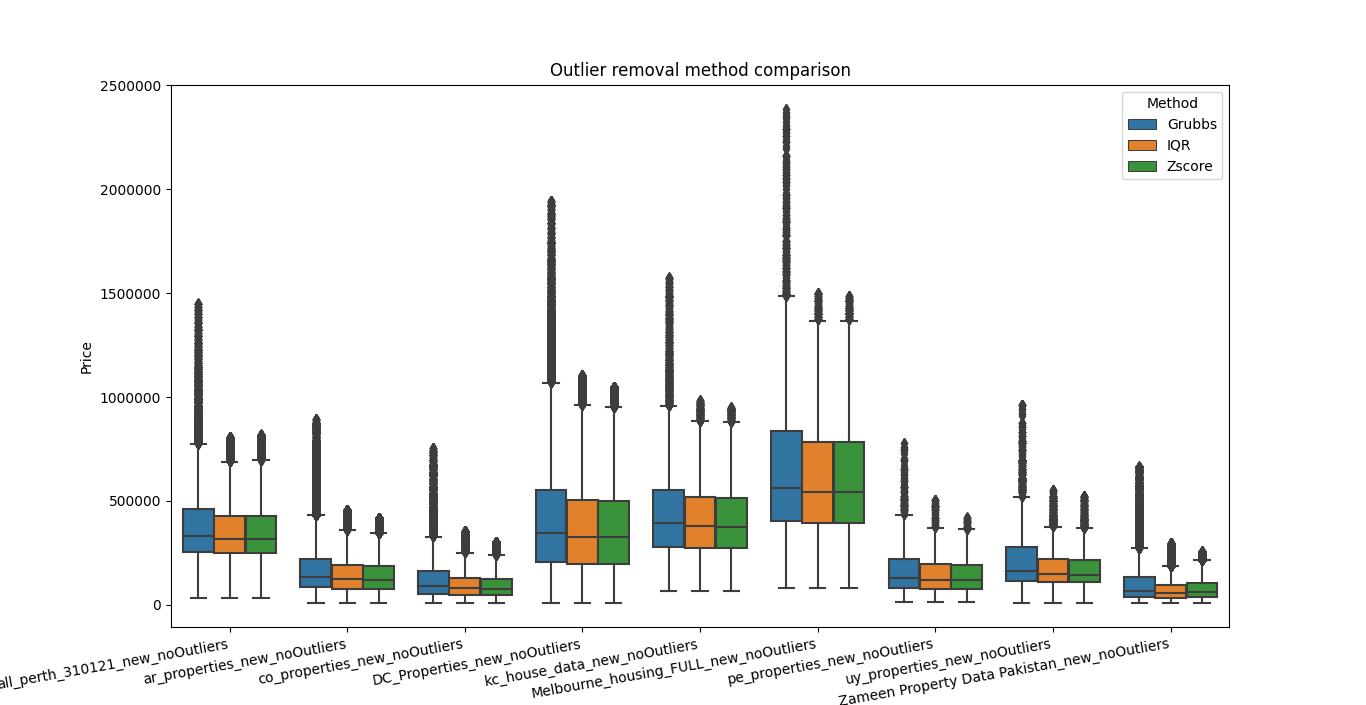

Reproduce this figure in Python.
import seaborn as sns
import matplotlib.pyplot as plt
import os
import pandas as pd

def get_datasets(method, datasets_list):
    list_all = []
    for i in datasets_list:  # for each dataset
        if '.csv' not in i:
            continue

        df = pd.read_csv(cur_dir + '\\' + method + '\\' + i)

        if df.shape[0] == 0:
            continue

        df["Dataset"] = i[:-4]
        df["Method"] = method
        list_all.append(df)

    df_all = pd.concat(list_all)
    return df_all

cur_dir = os.getcwd()
grubbs_datasets_list = os.listdir(cur_dir + r'\Grubbs\\')
iqr_datasets_list = os.listdir(cur_dir + r'\IQR\\')
zscore_datasets_list = os.listdir(cur_dir + r'\Zscore\\')

grubbs_datasets = get_datasets("Grubbs", grubbs_datasets_list)
iqr_datasets = get_datasets("IQR", iqr_datasets_list)
zscore_datasets = get_datasets("Zscore", zscore_datasets_list)

final_df = pd.concat([grubbs_datasets, iqr_datasets, zscore_datasets])

fig, ax = plt.subplots(figsize=(18, 9))
sns.boxplot(x="Dataset", y="Price", hue="Method", data=final_df)
ax.set_title("Outlier removal method comparison")
plt.xticks(
        rotation=10,
        horizontalalignment='right',
        fontweight='light',
        fontsize=10
    )
plt.ticklabel_format(style='plain', axis='y')
plt.show()
